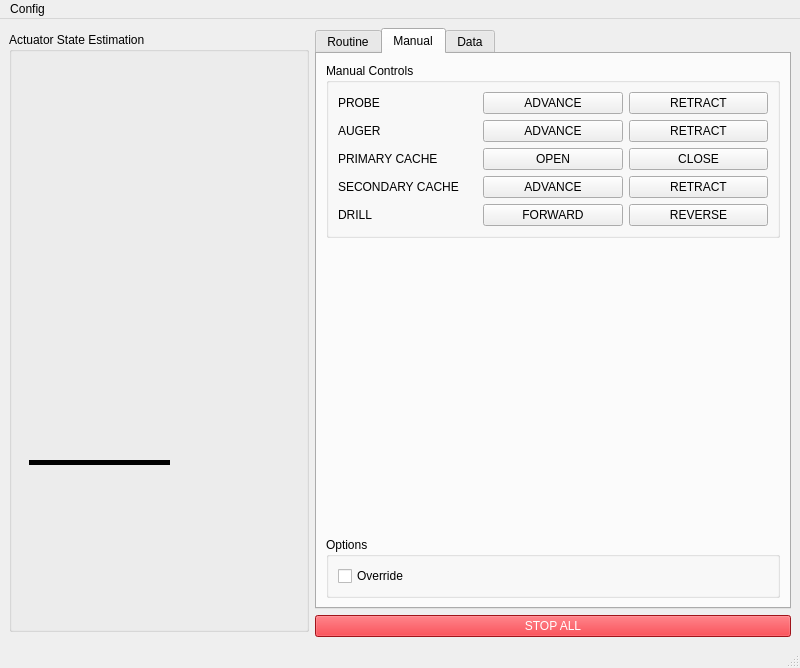
<?xml version="1.0" encoding="UTF-8"?>
<ui version="4.0">
 <class>MainWindow</class>
 <widget class="QMainWindow" name="MainWindow">
  <property name="geometry">
   <rect>
    <x>0</x>
    <y>0</y>
    <width>800</width>
    <height>668</height>
   </rect>
  </property>
  <property name="windowTitle">
   <string>MainWindow</string>
  </property>
  <widget class="QWidget" name="centralwidget">
   <layout class="QHBoxLayout" name="horizontalLayout_4">
    <item>
     <layout class="QVBoxLayout" name="verticalLayout_2">
      <item>
       <widget class="QGroupBox" name="graphics_widget">
        <property name="sizePolicy">
         <sizepolicy hsizetype="Fixed" vsizetype="Fixed">
          <horstretch>0</horstretch>
          <verstretch>0</verstretch>
         </sizepolicy>
        </property>
        <property name="minimumSize">
         <size>
          <width>300</width>
          <height>600</height>
         </size>
        </property>
        <property name="title">
         <string>Actuator State Estimation</string>
        </property>
        <widget class="QFrame" name="probe_frame">
         <property name="geometry">
          <rect>
           <x>200</x>
           <y>40</y>
           <width>81</width>
           <height>491</height>
          </rect>
         </property>
         <property name="styleSheet">
          <string notr="true"/>
         </property>
         <property name="frameShape">
          <enum>QFrame::NoFrame</enum>
         </property>
         <widget class="QLabel" name="actuator_body_probe">
          <property name="geometry">
           <rect>
            <x>2</x>
            <y>0</y>
            <width>71</width>
            <height>211</height>
           </rect>
          </property>
          <property name="styleSheet">
           <string notr="true">image: url(:/images/linear_actuator_body.svg);</string>
          </property>
          <property name="text">
           <string/>
          </property>
         </widget>
         <widget class="QFrame" name="probe_arm_group">
          <property name="geometry">
           <rect>
            <x>1</x>
            <y>10</y>
            <width>51</width>
            <height>291</height>
           </rect>
          </property>
          <property name="frameShape">
           <enum>QFrame::NoFrame</enum>
          </property>
          <widget class="QLabel" name="probe_arm">
           <property name="geometry">
            <rect>
             <x>16</x>
             <y>0</y>
             <width>16</width>
             <height>211</height>
            </rect>
           </property>
           <property name="styleSheet">
            <string notr="true">image: url(:/images/linear_actuator_arm.svg);</string>
           </property>
           <property name="text">
            <string/>
           </property>
          </widget>
          <widget class="QLabel" name="probe_head">
           <property name="geometry">
            <rect>
             <x>-1</x>
             <y>209</y>
             <width>51</width>
             <height>71</height>
            </rect>
           </property>
           <property name="styleSheet">
            <string notr="true">image: url(:/images/probe_head.svg);</string>
           </property>
           <property name="text">
            <string/>
           </property>
          </widget>
         </widget>
         <zorder>probe_arm_group</zorder>
         <zorder>actuator_body_probe</zorder>
        </widget>
        <widget class="QFrame" name="drill_frame">
         <property name="geometry">
          <rect>
           <x>20</x>
           <y>40</y>
           <width>111</width>
           <height>561</height>
          </rect>
         </property>
         <property name="frameShape">
          <enum>QFrame::NoFrame</enum>
         </property>
         <widget class="QLabel" name="actuator_body_drill">
          <property name="geometry">
           <rect>
            <x>2</x>
            <y>0</y>
            <width>71</width>
            <height>211</height>
           </rect>
          </property>
          <property name="styleSheet">
           <string notr="true">image: url(:/images/linear_actuator_body.svg);</string>
          </property>
          <property name="text">
           <string/>
          </property>
         </widget>
         <widget class="QFrame" name="drill_arm_group">
          <property name="geometry">
           <rect>
            <x>1</x>
            <y>10</y>
            <width>101</width>
            <height>551</height>
           </rect>
          </property>
          <property name="frameShape">
           <enum>QFrame::NoFrame</enum>
          </property>
          <widget class="QLabel" name="drill_arm">
           <property name="geometry">
            <rect>
             <x>16</x>
             <y>0</y>
             <width>16</width>
             <height>211</height>
            </rect>
           </property>
           <property name="styleSheet">
            <string notr="true">image: url(:/images/linear_actuator_arm.svg);</string>
           </property>
           <property name="text">
            <string/>
           </property>
          </widget>
          <widget class="QLabel" name="drill_body">
           <property name="geometry">
            <rect>
             <x>0</x>
             <y>200</y>
             <width>51</width>
             <height>71</height>
            </rect>
           </property>
           <property name="styleSheet">
            <string notr="true">image: url(:/images/drill_body.svg);</string>
           </property>
           <property name="text">
            <string/>
           </property>
          </widget>
          <widget class="QLabel" name="drill_head">
           <property name="geometry">
            <rect>
             <x>5</x>
             <y>244</y>
             <width>41</width>
             <height>71</height>
            </rect>
           </property>
           <property name="styleSheet">
            <string notr="true">image: url(:/images/drill_head_1.svg);</string>
           </property>
           <property name="text">
            <string/>
           </property>
          </widget>
          <widget class="QLabel" name="drill_bit">
           <property name="geometry">
            <rect>
             <x>15</x>
             <y>292</y>
             <width>20</width>
             <height>211</height>
            </rect>
           </property>
           <property name="styleSheet">
            <string notr="true">image: url(:/images/drill_bit.svg);</string>
           </property>
           <property name="text">
            <string/>
           </property>
          </widget>
          <widget class="QFrame" name="primary_cache_frame">
           <property name="geometry">
            <rect>
             <x>30</x>
             <y>330</y>
             <width>71</width>
             <height>51</height>
            </rect>
           </property>
           <widget class="QLabel" name="primary_door">
            <property name="geometry">
             <rect>
              <x>0</x>
              <y>26</y>
              <width>31</width>
              <height>20</height>
             </rect>
            </property>
            <property name="styleSheet">
             <string notr="true">image: url(:/images/cache_door.svg);</string>
            </property>
            <property name="text">
             <string/>
            </property>
           </widget>
           <widget class="QLabel" name="primary_body">
            <property name="geometry">
             <rect>
              <x>0</x>
              <y>0</y>
              <width>30</width>
              <height>41</height>
             </rect>
            </property>
            <property name="styleSheet">
             <string notr="true">image: url(:/images/cache_body.svg);</string>
            </property>
            <property name="text">
             <string/>
            </property>
           </widget>
          </widget>
          <zorder>drill_bit</zorder>
          <zorder>drill_arm</zorder>
          <zorder>drill_body</zorder>
          <zorder>drill_head</zorder>
          <zorder>primary_cache_frame</zorder>
         </widget>
         <zorder>drill_arm_group</zorder>
         <zorder>actuator_body_drill</zorder>
        </widget>
        <widget class="Line" name="line">
         <property name="geometry">
          <rect>
           <x>20</x>
           <y>420</y>
           <width>141</width>
           <height>20</height>
          </rect>
         </property>
         <property name="frameShadow">
          <enum>QFrame::Plain</enum>
         </property>
         <property name="lineWidth">
          <number>5</number>
         </property>
         <property name="orientation">
          <enum>Qt::Horizontal</enum>
         </property>
        </widget>
        <widget class="QFrame" name="secondary_frame">
         <property name="geometry">
          <rect>
           <x>100</x>
           <y>421</y>
           <width>71</width>
           <height>51</height>
          </rect>
         </property>
         <widget class="QLabel" name="secondary_body_1">
          <property name="geometry">
           <rect>
            <x>0</x>
            <y>0</y>
            <width>31</width>
            <height>41</height>
           </rect>
          </property>
          <property name="styleSheet">
           <string notr="true">image: url(:/images/cache_body.svg);</string>
          </property>
          <property name="text">
           <string/>
          </property>
         </widget>
         <widget class="QLabel" name="secondary_body_2">
          <property name="geometry">
           <rect>
            <x>30</x>
            <y>0</y>
            <width>31</width>
            <height>41</height>
           </rect>
          </property>
          <property name="styleSheet">
           <string notr="true">image: url(:/images/cache_body.svg);</string>
          </property>
          <property name="text">
           <string/>
          </property>
         </widget>
        </widget>
        <zorder>line</zorder>
        <zorder>probe_frame</zorder>
        <zorder>drill_frame</zorder>
        <zorder>secondary_frame</zorder>
       </widget>
      </item>
     </layout>
    </item>
    <item>
     <layout class="QVBoxLayout" name="verticalLayout_4">
      <item>
       <widget class="QTabWidget" name="tabWidget">
        <property name="currentIndex">
         <number>1</number>
        </property>
        <widget class="QWidget" name="tab">
         <attribute name="title">
          <string>Routine</string>
         </attribute>
         <layout class="QVBoxLayout" name="verticalLayout_5">
          <item>
           <widget class="QGroupBox" name="groupBox_5">
            <property name="title">
             <string>Routine Status</string>
            </property>
            <layout class="QHBoxLayout" name="horizontalLayout_2">
             <item>
              <widget class="QScrollArea" name="scrollArea_query">
               <property name="widgetResizable">
                <bool>true</bool>
               </property>
               <widget class="QWidget" name="scrollAreaContents">
                <property name="geometry">
                 <rect>
                  <x>0</x>
                  <y>0</y>
                  <width>275</width>
                  <height>71</height>
                 </rect>
                </property>
                <layout class="QVBoxLayout" name="verticalLayout_6">
                 <item>
                  <widget class="QLabel" name="routine_status_window">
                   <property name="sizePolicy">
                    <sizepolicy hsizetype="Expanding" vsizetype="Expanding">
                     <horstretch>10</horstretch>
                     <verstretch>50</verstretch>
                    </sizepolicy>
                   </property>
                   <property name="styleSheet">
                    <string notr="true">background-color: rgb(255, 255, 255);</string>
                   </property>
                   <property name="text">
                    <string/>
                   </property>
                   <property name="alignment">
                    <set>Qt::AlignLeading|Qt::AlignLeft|Qt::AlignTop</set>
                   </property>
                   <property name="wordWrap">
                    <bool>true</bool>
                   </property>
                  </widget>
                 </item>
                 <item>
                  <layout class="QHBoxLayout" name="horizontalLayout_6">
                   <item>
                    <widget class="QLabel" name="label_8">
                     <property name="text">
                      <string>Query Rate (ms)</string>
                     </property>
                    </widget>
                   </item>
                   <item>
                    <widget class="QLineEdit" name="routine_status_query_rate_lineEdit">
                     <property name="text">
                      <string>5000</string>
                     </property>
                    </widget>
                   </item>
                   <item>
                    <spacer name="horizontalSpacer">
                     <property name="orientation">
                      <enum>Qt::Horizontal</enum>
                     </property>
                     <property name="sizeHint" stdset="0">
                      <size>
                       <width>40</width>
                       <height>20</height>
                      </size>
                     </property>
                    </spacer>
                   </item>
                   <item>
                    <widget class="QPushButton" name="routine_status_refresh_button">
                     <property name="text">
                      <string>Manual Query</string>
                     </property>
                    </widget>
                   </item>
                  </layout>
                 </item>
                </layout>
               </widget>
              </widget>
             </item>
            </layout>
           </widget>
          </item>
          <item>
           <layout class="QHBoxLayout" name="horizontalLayout_3">
            <item>
             <widget class="QGroupBox" name="groupBox">
              <property name="title">
               <string>Select Routine</string>
              </property>
              <layout class="QVBoxLayout" name="verticalLayout_8">
               <item>
                <widget class="QScrollArea" name="scrollArea">
                 <property name="widgetResizable">
                  <bool>true</bool>
                 </property>
                 <widget class="QWidget" name="routine_begin_buttons">
                  <property name="geometry">
                   <rect>
                    <x>0</x>
                    <y>0</y>
                    <width>98</width>
                    <height>28</height>
                   </rect>
                  </property>
                  <layout class="QVBoxLayout" name="verticalLayout_9"/>
                 </widget>
                </widget>
               </item>
              </layout>
             </widget>
            </item>
            <item>
             <widget class="QGroupBox" name="groupBox_6">
              <property name="title">
               <string>Control Routine</string>
              </property>
              <layout class="QVBoxLayout" name="verticalLayout_10">
               <item>
                <layout class="QHBoxLayout" name="horizontalLayout">
                 <item>
                  <widget class="QPushButton" name="pause_routine_button">
                   <property name="sizePolicy">
                    <sizepolicy hsizetype="Minimum" vsizetype="Minimum">
                     <horstretch>0</horstretch>
                     <verstretch>0</verstretch>
                    </sizepolicy>
                   </property>
                   <property name="styleSheet">
                    <string notr="true">background-color: rgb(255, 190, 111);
background-color: rgb(249, 240, 107);</string>
                   </property>
                   <property name="text">
                    <string>PAUSE</string>
                   </property>
                  </widget>
                 </item>
                 <item>
                  <widget class="QPushButton" name="resume_routine_button">
                   <property name="sizePolicy">
                    <sizepolicy hsizetype="Minimum" vsizetype="Minimum">
                     <horstretch>0</horstretch>
                     <verstretch>0</verstretch>
                    </sizepolicy>
                   </property>
                   <property name="styleSheet">
                    <string notr="true">background-color: rgb(143, 240, 164);</string>
                   </property>
                   <property name="text">
                    <string>RESUME</string>
                   </property>
                  </widget>
                 </item>
                 <item>
                  <widget class="QPushButton" name="step_routine_button">
                   <property name="sizePolicy">
                    <sizepolicy hsizetype="Minimum" vsizetype="Minimum">
                     <horstretch>0</horstretch>
                     <verstretch>0</verstretch>
                    </sizepolicy>
                   </property>
                   <property name="styleSheet">
                    <string notr="true">background-color: rgb(255, 190, 111);</string>
                   </property>
                   <property name="text">
                    <string>STEP</string>
                   </property>
                  </widget>
                 </item>
                </layout>
               </item>
               <item>
                <widget class="QPushButton" name="abort_routine_button">
                 <property name="sizePolicy">
                  <sizepolicy hsizetype="Minimum" vsizetype="Minimum">
                   <horstretch>0</horstretch>
                   <verstretch>0</verstretch>
                  </sizepolicy>
                 </property>
                 <property name="styleSheet">
                  <string notr="true">background-color: rgb(237, 51, 59);</string>
                 </property>
                 <property name="text">
                  <string>ABORT</string>
                 </property>
                </widget>
               </item>
              </layout>
             </widget>
            </item>
           </layout>
          </item>
         </layout>
        </widget>
        <widget class="QWidget" name="tab_2">
         <attribute name="title">
          <string>Manual</string>
         </attribute>
         <layout class="QGridLayout" name="gridLayout">
          <item row="0" column="0">
           <widget class="QGroupBox" name="groupBox_3">
            <property name="title">
             <string>Manual Controls</string>
            </property>
            <layout class="QVBoxLayout" name="verticalLayout_3">
             <item>
              <layout class="QGridLayout" name="gridLayout_2">
               <item row="0" column="1">
                <widget class="QPushButton" name="probe_forward">
                 <property name="text">
                  <string>ADVANCE</string>
                 </property>
                </widget>
               </item>
               <item row="0" column="2">
                <widget class="QPushButton" name="probe_backward">
                 <property name="text">
                  <string>RETRACT</string>
                 </property>
                </widget>
               </item>
               <item row="1" column="1">
                <widget class="QPushButton" name="auger_forward">
                 <property name="text">
                  <string>ADVANCE</string>
                 </property>
                </widget>
               </item>
               <item row="1" column="0">
                <widget class="QLabel" name="label_2">
                 <property name="text">
                  <string>AUGER</string>
                 </property>
                </widget>
               </item>
               <item row="2" column="0">
                <widget class="QLabel" name="label_3">
                 <property name="text">
                  <string>PRIMARY CACHE</string>
                 </property>
                </widget>
               </item>
               <item row="0" column="0">
                <widget class="QLabel" name="label">
                 <property name="text">
                  <string>PROBE</string>
                 </property>
                </widget>
               </item>
               <item row="3" column="0">
                <widget class="QLabel" name="label_4">
                 <property name="text">
                  <string>SECONDARY CACHE</string>
                 </property>
                </widget>
               </item>
               <item row="1" column="2">
                <widget class="QPushButton" name="auger_backward">
                 <property name="text">
                  <string>RETRACT</string>
                 </property>
                </widget>
               </item>
               <item row="4" column="0">
                <widget class="QLabel" name="label_5">
                 <property name="text">
                  <string>DRILL</string>
                 </property>
                </widget>
               </item>
               <item row="2" column="1">
                <widget class="QPushButton" name="primary_forward">
                 <property name="text">
                  <string>OPEN</string>
                 </property>
                </widget>
               </item>
               <item row="3" column="1">
                <widget class="QPushButton" name="secondary_forward">
                 <property name="text">
                  <string>ADVANCE</string>
                 </property>
                </widget>
               </item>
               <item row="4" column="1">
                <widget class="QPushButton" name="drill_forward">
                 <property name="text">
                  <string>FORWARD</string>
                 </property>
                </widget>
               </item>
               <item row="2" column="2">
                <widget class="QPushButton" name="primary_backward">
                 <property name="text">
                  <string>CLOSE</string>
                 </property>
                </widget>
               </item>
               <item row="3" column="2">
                <widget class="QPushButton" name="secondary_backward">
                 <property name="text">
                  <string>RETRACT</string>
                 </property>
                </widget>
               </item>
               <item row="4" column="2">
                <widget class="QPushButton" name="drill_backward">
                 <property name="text">
                  <string>REVERSE</string>
                 </property>
                </widget>
               </item>
              </layout>
             </item>
            </layout>
           </widget>
          </item>
          <item row="3" column="0">
           <widget class="QGroupBox" name="groupBox_4">
            <property name="title">
             <string>Options</string>
            </property>
            <layout class="QVBoxLayout" name="verticalLayout_7">
             <item>
              <widget class="QCheckBox" name="override_check">
               <property name="text">
                <string>Override</string>
               </property>
              </widget>
             </item>
            </layout>
           </widget>
          </item>
          <item row="2" column="0">
           <spacer name="verticalSpacer">
            <property name="orientation">
             <enum>Qt::Vertical</enum>
            </property>
            <property name="sizeHint" stdset="0">
             <size>
              <width>20</width>
              <height>40</height>
             </size>
            </property>
           </spacer>
          </item>
         </layout>
        </widget>
        <widget class="QWidget" name="tab_3">
         <attribute name="title">
          <string>Data</string>
         </attribute>
         <layout class="QVBoxLayout" name="verticalLayout">
          <item>
           <widget class="QTableWidget" name="actuator_state_table">
            <attribute name="horizontalHeaderCascadingSectionResizes">
             <bool>true</bool>
            </attribute>
            <attribute name="horizontalHeaderDefaultSectionSize">
             <number>150</number>
            </attribute>
            <attribute name="horizontalHeaderShowSortIndicator" stdset="0">
             <bool>false</bool>
            </attribute>
            <attribute name="horizontalHeaderStretchLastSection">
             <bool>true</bool>
            </attribute>
            <attribute name="verticalHeaderVisible">
             <bool>true</bool>
            </attribute>
            <attribute name="verticalHeaderCascadingSectionResizes">
             <bool>false</bool>
            </attribute>
            <attribute name="verticalHeaderStretchLastSection">
             <bool>false</bool>
            </attribute>
            <row>
             <property name="text">
              <string>Probe</string>
             </property>
            </row>
            <row>
             <property name="text">
              <string>Auger</string>
             </property>
            </row>
            <row>
             <property name="text">
              <string>Primary Cache Door</string>
             </property>
            </row>
            <row>
             <property name="text">
              <string>Secondary Cache</string>
             </property>
            </row>
            <row>
             <property name="text">
              <string>Secondary Cache Door</string>
             </property>
            </row>
            <row>
             <property name="text">
              <string>Drill</string>
             </property>
            </row>
            <column>
             <property name="text">
              <string>Estimated Position</string>
             </property>
            </column>
            <column>
             <property name="text">
              <string>Control</string>
             </property>
            </column>
            <column>
             <property name="text">
              <string>Reserved</string>
             </property>
            </column>
           </widget>
          </item>
          <item>
           <widget class="QGroupBox" name="groupBox_7">
            <property name="title">
             <string>Options</string>
            </property>
            <layout class="QGridLayout" name="gridLayout_3">
             <item row="1" column="0">
              <widget class="QLabel" name="label_7">
               <property name="text">
                <string>Active Poll Rate (ms)</string>
               </property>
              </widget>
             </item>
             <item row="0" column="0">
              <widget class="QLabel" name="label_6">
               <property name="text">
                <string>Passive Poll Rate (ms)</string>
               </property>
              </widget>
             </item>
             <item row="0" column="1">
              <widget class="QLineEdit" name="passive_rate_lineEdit">
               <property name="text">
                <string>1000</string>
               </property>
              </widget>
             </item>
             <item row="1" column="1">
              <widget class="QLineEdit" name="active_rate_lineEdit">
               <property name="text">
                <string>100</string>
               </property>
              </widget>
             </item>
             <item row="2" column="0">
              <widget class="QCheckBox" name="disable_query_checkBox">
               <property name="text">
                <string>Disable Queries</string>
               </property>
              </widget>
             </item>
            </layout>
           </widget>
          </item>
         </layout>
        </widget>
       </widget>
      </item>
      <item>
       <widget class="QPushButton" name="stop_all_button">
        <property name="styleSheet">
         <string notr="true">background-color: rgb(224, 27, 36);
color: rgb(255, 255, 255);</string>
        </property>
        <property name="text">
         <string>STOP ALL</string>
        </property>
       </widget>
      </item>
     </layout>
    </item>
   </layout>
  </widget>
  <widget class="QMenuBar" name="menubar">
   <property name="geometry">
    <rect>
     <x>0</x>
     <y>0</y>
     <width>800</width>
     <height>24</height>
    </rect>
   </property>
   <widget class="QMenu" name="menuUpdate_Routines_From_File">
    <property name="title">
     <string>Config</string>
    </property>
    <addaction name="actionUpdate_Routines_from_File"/>
    <addaction name="actionUpdate_Module_Config_from_File"/>
   </widget>
   <addaction name="menuUpdate_Routines_From_File"/>
  </widget>
  <widget class="QStatusBar" name="statusbar"/>
  <action name="actionUpdate_Routines_from_File">
   <property name="text">
    <string>Update Routines from File</string>
   </property>
  </action>
  <action name="actionUpdate_Module_Config_from_File">
   <property name="text">
    <string>Update Module Config from File</string>
   </property>
  </action>
 </widget>
 <resources>
  <include location="resources.qrc"/>
 </resources>
 <connections/>
</ui>
